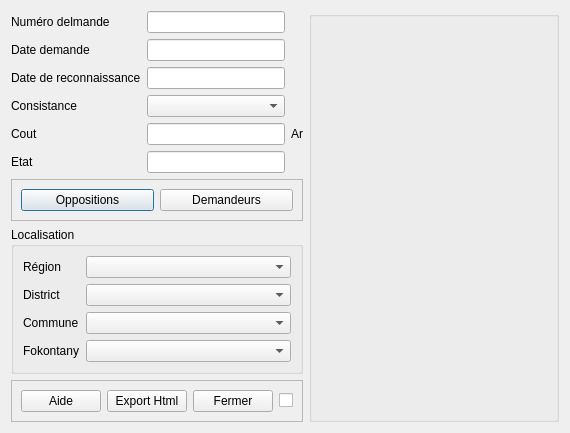
<?xml version="1.0" encoding="UTF-8"?>
<ui version="4.0">
 <class>Dialog</class>
 <widget class="QDialog" name="Dialog">
  <property name="geometry">
   <rect>
    <x>0</x>
    <y>0</y>
    <width>552</width>
    <height>409</height>
   </rect>
  </property>
  <property name="windowTitle">
   <string>Consultation Demande</string>
  </property>
  <layout class="QHBoxLayout" name="horizontalLayout">
   <item>
    <layout class="QVBoxLayout" name="verticalLayout">
     <item>
      <layout class="QGridLayout" name="gridLayout">
       <item row="2" column="1">
        <widget class="QLineEdit" name="lineEditDateReconnaissance"/>
       </item>
       <item row="1" column="1">
        <widget class="QLineEdit" name="lineEditDateDemande"/>
       </item>
       <item row="5" column="0">
        <widget class="QLabel" name="label_6">
         <property name="text">
          <string>Etat</string>
         </property>
        </widget>
       </item>
       <item row="4" column="0">
        <widget class="QLabel" name="label_5">
         <property name="text">
          <string>Cout</string>
         </property>
        </widget>
       </item>
       <item row="3" column="1">
        <widget class="QComboBox" name="comboBoxConsistance"/>
       </item>
       <item row="1" column="0">
        <widget class="QLabel" name="label_2">
         <property name="text">
          <string>Date demande</string>
         </property>
        </widget>
       </item>
       <item row="4" column="1">
        <widget class="QLineEdit" name="lineEditPrix"/>
       </item>
       <item row="5" column="1">
        <widget class="QLineEdit" name="lineEditEtat"/>
       </item>
       <item row="0" column="0">
        <widget class="QLabel" name="label">
         <property name="text">
          <string>Numéro delmande</string>
         </property>
        </widget>
       </item>
       <item row="0" column="1">
        <widget class="QLineEdit" name="lineEditNumDemande"/>
       </item>
       <item row="2" column="0">
        <widget class="QLabel" name="label_3">
         <property name="text">
          <string>Date de reconnaissance</string>
         </property>
        </widget>
       </item>
       <item row="3" column="0">
        <widget class="QLabel" name="label_4">
         <property name="text">
          <string>Consistance</string>
         </property>
        </widget>
       </item>
       <item row="4" column="2">
        <widget class="QLabel" name="label_7">
         <property name="text">
          <string>Ar</string>
         </property>
        </widget>
       </item>
      </layout>
     </item>
     <item>
      <widget class="QFrame" name="frame_2">
       <property name="frameShape">
        <enum>QFrame::StyledPanel</enum>
       </property>
       <property name="frameShadow">
        <enum>QFrame::Raised</enum>
       </property>
       <layout class="QHBoxLayout" name="horizontalLayout_2">
        <item>
         <widget class="QPushButton" name="pushButton_2">
          <property name="text">
           <string>Oppositions</string>
          </property>
         </widget>
        </item>
        <item>
         <widget class="QPushButton" name="pushButton">
          <property name="text">
           <string>Demandeurs</string>
          </property>
         </widget>
        </item>
       </layout>
      </widget>
     </item>
     <item>
      <widget class="QGroupBox" name="groupBox">
       <property name="title">
        <string>Localisation</string>
       </property>
       <layout class="QHBoxLayout" name="horizontalLayout_4">
        <item>
         <layout class="QFormLayout" name="formLayout">
          <property name="fieldGrowthPolicy">
           <enum>QFormLayout::AllNonFixedFieldsGrow</enum>
          </property>
          <item row="0" column="0">
           <widget class="QLabel" name="rGionLabel">
            <property name="text">
             <string>Région</string>
            </property>
           </widget>
          </item>
          <item row="0" column="1">
           <widget class="QComboBox" name="rGionComboBox"/>
          </item>
          <item row="1" column="0">
           <widget class="QLabel" name="districtLabel">
            <property name="text">
             <string>District</string>
            </property>
           </widget>
          </item>
          <item row="1" column="1">
           <widget class="QComboBox" name="districtComboBox"/>
          </item>
          <item row="2" column="0">
           <widget class="QLabel" name="communeLabel">
            <property name="text">
             <string>Commune</string>
            </property>
           </widget>
          </item>
          <item row="2" column="1">
           <widget class="QComboBox" name="communeComboBox"/>
          </item>
          <item row="3" column="0">
           <widget class="QLabel" name="fokontanyLabel">
            <property name="text">
             <string>Fokontany</string>
            </property>
           </widget>
          </item>
          <item row="3" column="1">
           <widget class="QComboBox" name="fokontanyComboBox"/>
          </item>
         </layout>
        </item>
       </layout>
      </widget>
     </item>
     <item>
      <widget class="QFrame" name="frame_4">
       <property name="frameShape">
        <enum>QFrame::StyledPanel</enum>
       </property>
       <property name="frameShadow">
        <enum>QFrame::Raised</enum>
       </property>
       <layout class="QHBoxLayout" name="horizontalLayout_5">
        <item>
         <widget class="QPushButton" name="pushButton_5">
          <property name="text">
           <string>Aide</string>
          </property>
         </widget>
        </item>
        <item>
         <widget class="QPushButton" name="pushButton_4">
          <property name="text">
           <string>Export Html</string>
          </property>
         </widget>
        </item>
        <item>
         <widget class="QPushButton" name="pushButton_3">
          <property name="text">
           <string>Fermer</string>
          </property>
         </widget>
        </item>
        <item>
         <widget class="QCheckBox" name="checkBox">
          <property name="text">
           <string/>
          </property>
         </widget>
        </item>
       </layout>
      </widget>
     </item>
    </layout>
   </item>
   <item>
    <widget class="QGroupBox" name="groupBox_2">
     <property name="minimumSize">
      <size>
       <width>250</width>
       <height>0</height>
      </size>
     </property>
     <property name="title">
      <string/>
     </property>
    </widget>
   </item>
  </layout>
 </widget>
 <resources/>
 <connections/>
</ui>
